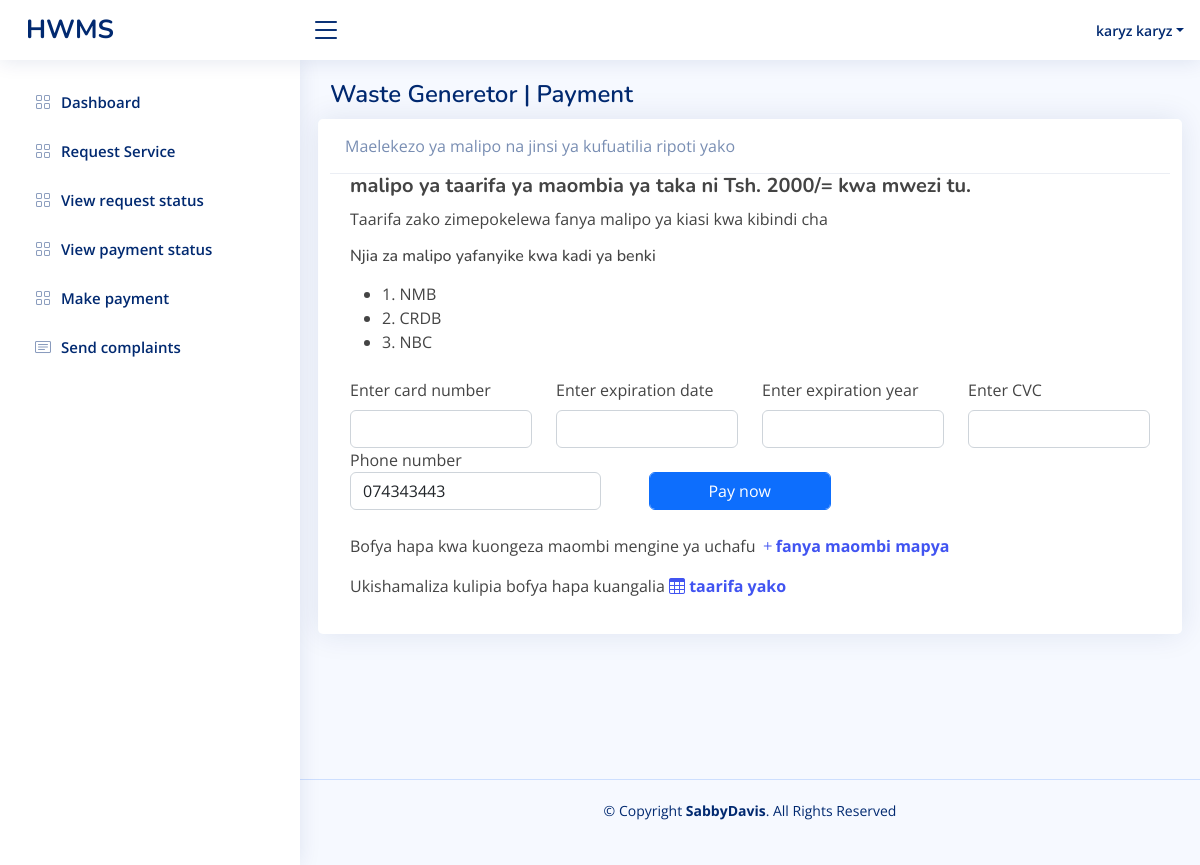
/wastegenerator/bill.php (signed in), run on the app's committed database.
### tables this page shows
CREATE TABLE `users` (
  `user_id` int(11) NOT NULL,
  `fname` varchar(100) NOT NULL,
  `lname` varchar(100) NOT NULL,
  `email` varchar(100) NOT NULL,
  `password` varchar(255) NOT NULL,
  `address_id` int(11) NOT NULL,
  `contact` varchar(50) NOT NULL,
  `status` int(11) NOT NULL DEFAULT 0,
  `role_id` int(11) NOT NULL DEFAULT 1
);

### wastegenerator/bill.php (the view, shortened to what this page needs)
<?php
require_once('../app/connection.php');
$user_id = $_SESSION['id'];
if (empty($user_id)) {
  header('location:../index.php');
} else {
  $query = "select * from users where user_id =$user_id ";
  $send = mysqli_query($con, $query);
  $rows = mysqli_fetch_assoc($send);
}
?>
<!DOCTYPE html>
<html lang="en">
<head>
  <link href="../assets/vendor/bootstrap/css/bootstrap.min.css" rel="stylesheet">
  <link href="../assets/vendor/bootstrap-icons/bootstrap-icons.css" rel="stylesheet">
  <link href="../assets/vendor/boxicons/css/boxicons.min.css" rel="stylesheet">
  <link href="../assets/vendor/quill/quill.snow.css" rel="stylesheet">
  <link href="../assets/vendor/quill/quill.bubble.css" rel="stylesheet">
  <link href="../assets/vendor/remixicon/remixicon.css" rel="stylesheet">
  <link href="../assets/vendor/simple-datatables/style.css" rel="stylesheet">
  <link href="../assets/css/style.css" rel="stylesheet">
</head>
<body>
  <header id="header" class="header fixed-top d-flex align-items-center">
    <div class="d-flex align-items-center justify-content-between">
      <a href="index.html" class="logo d-flex align-items-center">
        <span class="d-none d-lg-block">HWMS</span>
      </a>
      <i class="bi bi-list toggle-sidebar-btn"></i>
    </div>
    <nav class="header-nav ms-auto">
      <ul class="d-flex align-items-center">
        <li class="nav-item dropdown pe-3">
          <a class="nav-link nav-profile d-flex align-items-center pe-0" href="#" data-bs-toggle="dropdown">
            <span class="d-none d-md-block dropdown-toggle ps-2"> <?php echo $rows['lname'] . " " . $rows['fname']; ?></span>
          </a>
        </li>
      </ul>
    </nav>
  </header>
  <aside id="sidebar" class="sidebar">
    <ul class="sidebar-nav" id="sidebar-nav">
      <li class="nav-item">
        <a class="nav-link collapsed" href="wastegeneratorDashboard.php">
          <i class="bi bi-grid"></i>
          <span>Dashboard</span>
        </a>
      </li>
      <li class="nav-item">
        <a class="nav-link collapsed" href="request.php">
          <i class="bi bi-grid"></i>
          <span>Request Service</span>
        </a>
      </li>
      <li class="nav-item">
        <a class="nav-link collapsed" href="waste_request.php">
          <i class="bi bi-grid"></i>
          <span>View request status</span>
        </a>
      </li>
      <li class="nav-item">
        <a class="nav-link collapsed" href="waste_payment.php">
          <i class="bi bi-grid"></i>
          <span>View payment status</span>
        </a>
      </li>
      <li class="nav-item">
        <a class="nav-link collapsed" href="payment.php">
          <i class="bi bi-grid"></i>
          <span>Make payment</span>
        </a>
      </li>
      <li class="nav-item">
        <a class="nav-link collapsed" href="complaints.php">
          <i class="bi bi-card-text"></i>
          <span>Send complaints</span>
        </a>
      </li>
    </ul>
  </aside>
  <main id="main" class="main">
    <div class="pagetitle">
      <h1>Waste Generetor | Payment</h1>
    </div>
    <section class="section" style="height: 80vh;">
      <div class="row">
        <div class="card">
          <div class="card-header">
            Maelekezo ya malipo na jinsi ya kufuatilia ripoti yako
          </div>
          <div class="card-body">
            <h5 class="fw-bold">malipo ya taarifa ya maombia ya taka ni Tsh. 2000/= kwa mwezi tu.</h5>
            <p>
              Taarifa zako zimepokelewa fanya malipo ya kiasi
               kwa kibindi cha
            </p>
            <h6>Njia za malipo yafanyike kwa kadi ya benki</h6>
            <p>
            <ul>
              <li>1. NMB </li>
              <li>2. CRDB</li>
              <li>3. NBC</li>
            </ul>
            </p>
            <form action="./bill.php" class="g-3 needs-validation" novalidate method="post">
              <div class="row mt-4">
                <div class="col-md-3">
                  <label for="yourPassword" class="form-label">Enter card number</label>
                  <input type="number" name="cardnumber" class="form-control" id="yourCard" " required>
              </div>
              <div class="col-md-3">
                <label for="yourPassword" class="form-label">Enter expiration date</label>
                <input type="number" name="date" class="form-control" id="yourDate" required>
              </div>
              <div class="col-md-3">
                <label for="yourPassword" class="form-label">Enter expiration year</label>
                <input type="number" name="year" class="form-control" id="yourYear" required>
              </div>
              <div class="col-md-3">
                <label for="yourPassword" class="form-label">Enter CVC</label>
                <input type="number" name="cvc" class="form-control" id="yourCvc" required>
              </div>
              <div class="col-md-4">
                <label for="">Phone number</label>
                <input type="text" class="form-control" placeholder="" value="<?php echo $rows['contact']; ?>">
              </div>
              <div class="text-center col-md-3 m-4 ">
                <button type="submit" name="" class="btn btn-primary form-control">Pay now</button>
              </div>
          </div>
          </form>
          <p>Bofya hapa kwa kuongeza maombi mengine ya uchafu <a href="./request.php" class="bi bi-plus fw-bold m">fanya maombi mapya</a> </p>
          <p>Ukishamaliza kulipia bofya hapa kuangalia <a href="./waste_payment.php" class="bi bi-table fw-bold m"> taarifa yako</a></p>
        </div>
      </div>
      </div>
    </section>
  </main>
  <footer id="footer" class="footer">
    <div class="copyright">
      &copy; Copyright <strong><span>SabbyDavis</span></strong>. All Rights Reserved
    </div>
  </footer>
</body>
</html>../

### assets/css/style.css (style rules this page uses)
:root { scroll-behavior: smooth; }
body { font-family: "Open Sans", sans-serif; background: #f6f9ff; color: #444444; }
a { color: #4154f1; text-decoration: none; }
h1, h2, h3, h4, h5, h6 { font-family: "Nunito", sans-serif; }
#main { margin-top: 60px; padding: 20px 30px; transition: all 0.3s; }
.pagetitle { margin-bottom: 10px; }
.pagetitle h1 { font-size: 24px; margin-bottom: 0; font-weight: 600; color: #012970; }
.card { margin-bottom: 30px; border: none; border-radius: 5px; box-shadow: 0px 0 30px rgba(1, 41, 112, 0.1); }
.card-header, .card-footer { border-color: #ebeef4; background-color: #fff; color: #798eb3; padding: 15px; }
.card-body { padding: 0 20px 20px 20px; }
.logo { line-height: 1; }
@media (min-width: 1200px) { .logo { width: 280px; } }
.logo span { font-size: 26px; font-weight: 700; color: #012970; font-family: "Nunito", sans-serif; }
.header { transition: all 0.5s; z-index: 997; height: 60px; box-shadow: 0px 2px 20px rgba(1, 41, 112, 0.1); background-color: #fff; padding-left: 20px; }
.header .toggle-sidebar-btn { font-size: 32px; padding-left: 10px; cursor: pointer; color: #012970; }
.header-nav ul { list-style: none; }
.header-nav>ul { margin: 0; padding: 0; }
.header-nav .nav-profile { color: #012970; }
.header-nav .nav-profile span { font-size: 14px; font-weight: 600; }
.sidebar { position: fixed; top: 60px; left: 0; bottom: 0; width: 300px; z-index: 996; transition: all 0.3s; padding: 20px; overflow-y: auto; scrollbar-width: thin; scrollbar-color: #aab7cf transparent; box-shadow: 0px 0px 20px rgba(1, 41, 112, 0.1); background-color: #fff; }
@media (min-width: 1200px) { #main, #footer { margin-left: 300px; } }
.sidebar-nav { padding: 0; margin: 0; list-style: none; }
.sidebar-nav li { padding: 0; margin: 0; list-style: none; }
.sidebar-nav .nav-item { margin-bottom: 5px; }
.sidebar-nav .nav-link { display: flex; align-items: center; font-size: 15px; font-weight: 600; color: #4154f1; transition: 0.3; background: #f6f9ff; padding: 10px 15px; border-radius: 4px; }
.sidebar-nav .nav-link i { font-size: 16px; margin-right: 10px; color: #4154f1; }
.sidebar-nav .nav-link.collapsed { color: #012970; background: #fff; }
.sidebar-nav .nav-link.collapsed i { color: #899bbd; }
.footer { padding: 20px 0; font-size: 14px; transition: all 0.3s; border-top: 1px solid #cddfff; }
.footer .copyright { text-align: center; color: #012970; }

### data on the page
users: lname "karyz", fname "karyz", contact "074343443"
